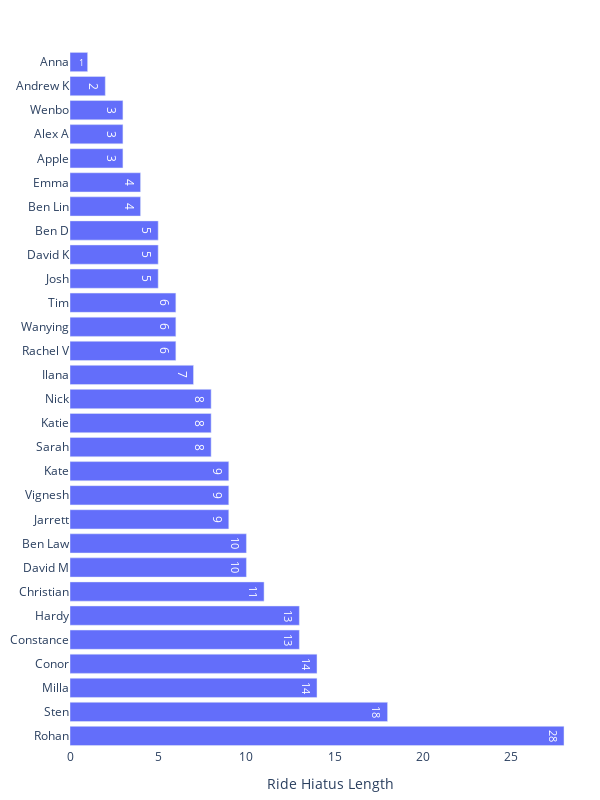

Write notebook code for a chart like this one.
### Code cell
# Shortest Rider Hiatus
fig = px.bar(attendance_regular, y="Name", x="Hiatus", text_auto=True)
fig.update_layout(
    title_x=0.5,
    width=600,
    height=800,
    margin=dict(l=10, r=10, t=50, b=10),  # left, right, top, bottom margins
    yaxis=dict(title=None, categoryorder='total descending'),
    xaxis_title='Ride Hiatus Length',
    barmode='stack', 
    paper_bgcolor='rgba(0,0,0,0)',
    plot_bgcolor='rgba(0,0,0,0)',
)

fig.show()
fig.write_image(f'hiatus_leaderboard.png', format='png')

### Figure 1 — Plotly figure (JSON) as saved in the notebook; plotly's stock layout.template omitted (floating-point values rounded to 4 significant figures)
{"data": [{"alignmentgroup": "True", "hovertemplate": "Hiatus=%{x}<br>Name=%{y}<extra></extra>", "legendgroup": "", "marker": {"color": "#636efa", "pattern": {"shape": ""}}, "name": "", "offsetgroup": "", "orientation": "h", "showlegend": false, "textposition": "auto", "texttemplate": "%{x}", "type": "bar", "x": [1, 4, 3, 3, 5, 3, 5, 10, 6, 8, 7, 8, 18, 6, 10, 11, 9, 14, 8, 9, 14, 13, 5, 13, 2, 4, 9, 6, 28], "xaxis": "x", "y": ["Anna", "Ben Lin", "Apple", "Alex A", "Josh", "Wenbo", "David K", "David M", "Rachel V", "Sarah", "Ilana", "Katie", "Sten", "Wanying", "Ben Law", "Christian", "Jarrett", "Milla", "Nick", "Vignesh", "Conor", "Constance", "Ben D", "Hardy", "Andrew K", "Emma", "Kate", "Tim", "Rohan"], "yaxis": "y"}], "layout": {"barmode": "stack", "height": 800, "legend": {"tracegroupgap": 0}, "margin": {"b": 10, "l": 10, "r": 10, "t": 50}, "paper_bgcolor": "rgba(0,0,0,0)", "plot_bgcolor": "rgba(0,0,0,0)", "title": {"x": 0.5}, "width": 600, "xaxis": {"anchor": "y", "domain": [0, 1], "title": {"text": "Ride Hiatus Length"}}, "yaxis": {"anchor": "x", "categoryorder": "total descending", "domain": [0, 1], "title": {}}}}
